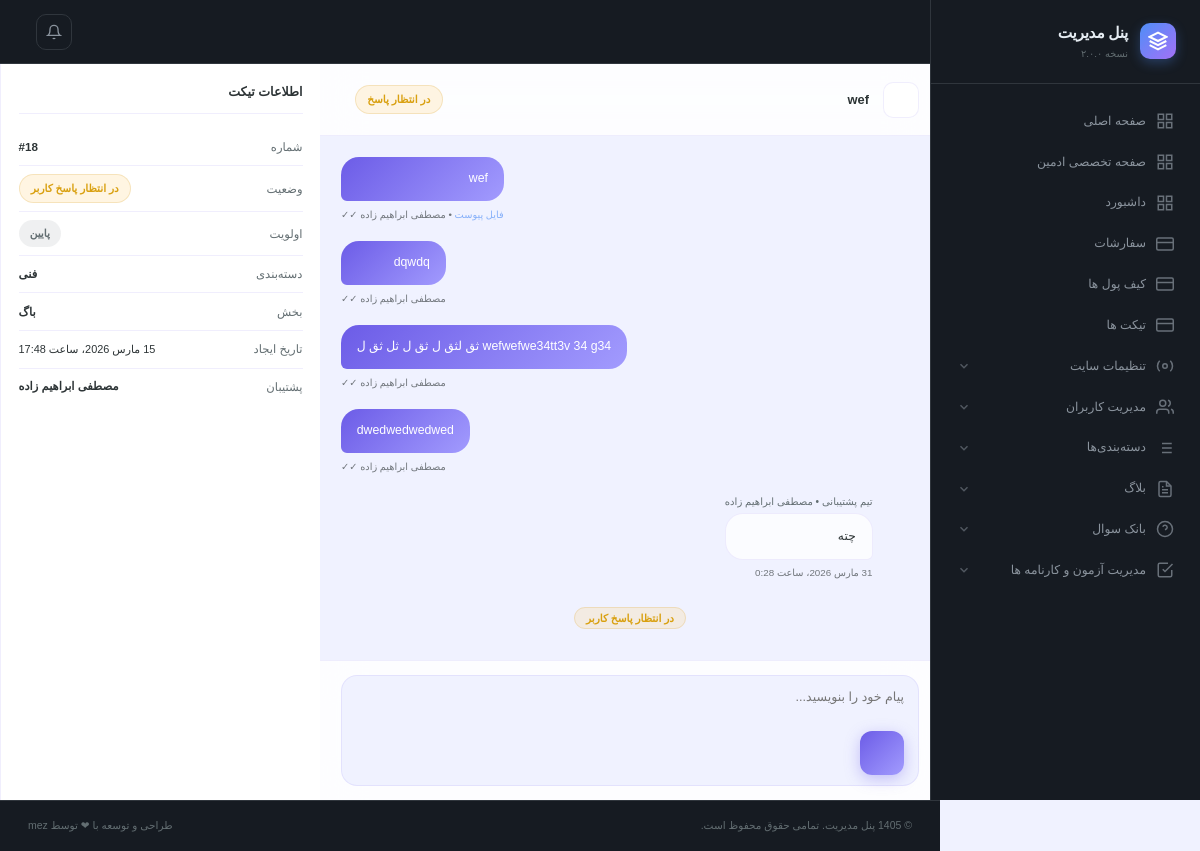
Screenshot of /admin-panel/tickets/18 (signed in) with the database file from the repository.
### sitesetting/models.py (models this page shows, shortened)
class Ticket(models.Model):
    class TicketPriority(models.TextChoices):
        low = 'پایین','پایین'
        mid = 'متوسط','متوسط'
        high = 'بالا','بالا'
        huge = 'فوری','فوری'
    class TicketStatus(models.TextChoices):
        cancelled = 'کنسل شده','کنسل شده'
        fixed = 'حل شده','حل شده'
        awating_admin = 'در انتظار پاسخ ادمین','در انتظار پاسخ ادمین'
        awating_user = 'در انتظار پاسخ کاربر','در انتظار کاربر'
    name = models.CharField(max_length=500, verbose_name='موضوع',  db_index=True)
    user =  models.ForeignKey(User, related_name='tickets', on_delete=models.PROTECT, verbose_name='درخواست دهنده',  db_index=True)
    admin =  models.ForeignKey(User, related_name='tickets_admin', null=True, blank=True, on_delete=models.PROTECT, verbose_name='ادمین',  db_index=True)
    problem =  models.ForeignKey(TicketProblemCategory, related_name='tickets', null=True, on_delete=models.PROTECT, verbose_name='دسته بندی مشکلات تیکت ها',  db_index=True)
    placement =  models.ForeignKey(TicketProblemPlacement, related_name='tickets', null=True, on_delete=models.PROTECT, verbose_name='بخش های مرتبط مشکلات در تیکت',  db_index=True)
    description = models.TextField(verbose_name="توضیحات ")
    file = models.FileField(verbose_name='پیوست', upload_to=photo_path_upload_to, null=True, blank=True)
    priority = models.CharField(verbose_name='اهمیت', choices=TicketPriority, max_length=255)
    status = models.CharField(verbose_name='وضعیت', choices=TicketStatus, max_length=255)
    create_at = models.DateTimeField(verbose_name='زمان ارسال درخواست', auto_now_add=True)
    class Meta:
        ordering = ['-id']
        verbose_name ='تیکت '
        verbose_name_plural ='تیکت  ها'

class TicketChat(models.Model):
    ticket =  models.ForeignKey(Ticket, related_name='chats', on_delete=models.CASCADE, verbose_name='تیکت')
    create_at = models.DateTimeField(verbose_name='زمان ارسال پیام', auto_now_add=True)
    is_read_by_admin = models.BooleanField(verbose_name='خوانده شده توسط ادمین', default=False)
    is_read_by_user = models.BooleanField(verbose_name='خوانده شده توسط کاربر', default=False)
    is_admin_message = models.BooleanField(verbose_name='پیام ادمین', default=False)
    admin_message = CKEditor5Field(verbose_name="پیام", null=True, blank=True)
    user_message = models.TextField(verbose_name="پیام", null=True, blank=True)
    class Meta:
        ordering = ['id']
        verbose_name ='پیام تیکت  '
        verbose_name_plural ='پیام های تیکت'

class TicketProblemCategory(models.Model):
    order = models.PositiveIntegerField(default=1, verbose_name='ترتیب')
    name = models.CharField( max_length=255, verbose_name='نام  ')
    is_active = models.BooleanField(default=True, verbose_name='فعال')
    class Meta:
        ordering = ['-order']
        verbose_name = 'دسته بندی مشکل تیکت'
        verbose_name_plural = 'دسته بندی مشکلات تیکت ها'

class TicketProblemPlacement(models.Model):
    order = models.PositiveIntegerField(default=1, verbose_name='ترتیب')
    name = models.CharField( max_length=255, verbose_name='بخش مرتبط')
    is_active = models.BooleanField(default=True, verbose_name='فعال')
    class Meta:
        ordering = ['-order']
        verbose_name = 'بخش مرتبط مشکلات در تیکت'
        verbose_name_plural = 'بخش های مرتبط مشکلات در تیکت'

### user/models.py (models this page shows, shortened)
class User(AbstractUser):
    class GenderOfUser(models.TextChoices):
        MALE = "M", 'مذکر'
        FELMALE = "F", "مونث"
    class TypeOfUser(models.TextChoices):
        REGULAR = "R", 'دانش اموز'
        SANATORUM = "S", "مصحح"
        ADMIN = "A", "ادمین"
    father_name =  models.CharField(max_length=255, verbose_name='نام پدر', null=True)
    gender = models.CharField(max_length=255, choices=GenderOfUser, verbose_name="جنسیت")
    PhoneNumber = PhoneNumberField(unique=True, verbose_name="شماره",  db_index=True)
    national_id = models.CharField(max_length=255, verbose_name='کد ملی', null=True)
    province =  models.CharField(max_length=255, verbose_name='نام استان', null=True)
    city =  models.CharField(max_length=255, verbose_name='نام شهر', null=True)
    school =  models.CharField(max_length=255, verbose_name='نام مدرسه', null=True)
    grade =  models.ForeignKey(GradeCategories, related_name='users', null=True, on_delete=models.PROTECT, verbose_name='پایه',  db_index=True)
    major =  models.ForeignKey(MajorCategories, related_name='users', null=True, on_delete=models.PROTECT, verbose_name='رشته تحصیلی',  db_index=True)
    birth = models.DateTimeField(verbose_name='تاریخ تولد', null=True)
    private_code =  models.CharField(max_length=1000, verbose_name='کد مخفی کاربر', null=True, blank=True)
    otp = models.CharField(max_length=6, blank=True, null=True, verbose_name="کد otp")
    login_temp = models.PositiveSmallIntegerField(default=0, verbose_name="دفعات ورود")
    otp_expiry_date = models.DateTimeField(null=True, blank=True, verbose_name="تاریخ انقضای ")
    type_of_user = models.CharField(max_length=255, choices=TypeOfUser, verbose_name='نوع کاربر', default=TypeOfUser.REGULAR)
    is_verified = models.BooleanField(default=True, verbose_name='تایید شماره همراه')
    USERNAME_FIELD = "PhoneNumber"
    username = None
    objects = UserManager()
    class Meta:
        verbose_name = 'کاربر'
        verbose_name_plural = 'کاربران'

### admin_panel/views/tickets.py (the view, shortened to what this page needs)
# urls.py: path('tickets/<int:pk>', views.tickets.TicketChat.as_view(), name='ticket-chat'),
class TicketChat(AdminPermissionRequire, View):
    template_name = 'admin-panel/tickets/chat.html'
    def get(self, request , *args, **kwargs):
        item = Ticket.objects.filter(
            pk=kwargs.get('pk'),
            ).prefetch_related('chats')
        if not item.exists() or item.count() != 1:
            raise Http404()
        item = item.last()
        item.chats.filter(is_read_by_admin=False).update(is_read_by_admin = True)
        context={
            'item': item,
            'chats': item.chats.all(),
            'form': TicketChatForm(),
            'priority' : Ticket.TicketPriority,
            'status' : Ticket.TicketStatus,
        }
        return render(request, self.template_name, context)

### admin_panel/forms/tickers.py
class TicketChatForm(forms.Form):
    message = forms.CharField(
        required=True,
        label="پیام ... ",
        widget=forms.Textarea(
            attrs={
                'class':'form-control-custom',
                'placeholder':'پیام خود را بنویسید...',
                'rows':"1"
            }
        )
    )

### admin_panel/mixins.py (called while the page is built)
    def dispatch(self, request, *args, **kwargs):
        response = super().dispatch(request, *args, **kwargs)
        if request.user.is_superuser :
            return response
        else:
            raise Http404()

### template/admin-panel/tickets/chat.html (shortened to what this page needs)
{% extends "admin-panel/base/base.html" %}
{% load jalali_tags %}
{% block main %}
<main class="">
  <div class="chat-layout">
    <div class="chat-main">
      <div class="ticket-header">
        <a href="{% url 'admin-panel:ticket-list' %}" style="width:36px;height:36px;border-radius:10px;background:var(--card-bg);border:1px solid var(--border);display:flex;align-items:center;justify-content:center;color:var(--text-main);text-decoration:none;flex-shrink:0;transition:all 0.2s;" onmouseover="this.style.background='var(--gradient-1)';this.style.color='white'" onmouseout="this.style.background='var(--card-bg)';this.style.color='var(--text-main)'"></a>
        <div class="flex-grow-1 min-width-0">
          <div style="font-weight:700;font-size:0.92rem;white-space:nowrap;overflow:hidden;text-overflow:ellipsis;">{{ item.name }}</div>
        </div>
        <span class="badge-status badge-warning" style="flex-shrink:0;">در انتظار پاسخ</span>
      </div>
      <div class="messages-area" id="messagesArea">
        <div class="message user">
          <div>
            <div class="msg-bubble user" style="font-size:0.88rem;">
              {{ item.description }}
            </div>
            <div class="msg-meta" style="text-align:left;">{% if item.file %}<a target="_blank" href="{{ item.file.url }}">فایل پیوست</a>{% endif %} • {{item.user.get_full_name}} ✓✓</div>
          </div>
        </div>
        {% for chat in chats %}
          {% if chat.is_admin_message %}
            <div class="message">
              <div class="msg-avatar" style="background:var(--gradient-2);color:white;"></div>
              <div>
                <div style="font-size:0.72rem;color:var(--text-muted);margin-bottom:0.25rem;">تیم پشتیبانی •  {{item.admin.get_full_name|default:"ادمین سایت"}}</div>
                <div class="msg-bubble support" style="font-size:0.88rem;">
                  {{chat.admin_message|safe}}
                </div>
                <div class="msg-meta">
                  {{chat.create_at|to_jalali:'%H:%M - %Y/%m/%d'}}
                </div>
              </div>
            </div>
          {% else %}
            <div class="message user">
              <div>
                <div class="msg-bubble user" style="font-size:0.88rem; ">
                  {{ chat.user_message }}
                </div>
                <div class="msg-meta" style="text-align:left;">{{item.user.get_full_name}} {% if chat.is_read_by_admin %}✓{% endif %}✓</div>
              </div>
            </div>
          {% endif %}
        {% endfor %}
        <div style="text-align:center;margin:0.5rem 0;">
  <span class="badge-status badge-{% if item.status == status.awating_admin or item.status == status.awating_user %}warning{% elif item.status == status.fixed %}success{% else %}secondary{% endif %} ">{{ item.status }}</span>        </div>
      </div>
      {% if item.status != status.fixed and item.status != status.cancelled %}
      <form action="?next={% url 'admin-panel:ticket-chat' item.id %}" method="post">
      <div class="input-area">
        <div class="msg-input-box">
            {{ form.message }}
          <button class="send-btn" type="submit" title="ارسال">  </button>
        </div>
       </div>
      </form>
      {% endif %}
    </div>
    <div class="chat-sidebar">
      <div class="info-panel">
        <div style="font-weight:700;font-size:0.9rem;margin-bottom:1rem;padding-bottom:0.75rem;border-bottom:1px solid var(--border);">اطلاعات تیکت</div>
        <div class="info-row"><span style="color:var(--text-muted);">شماره</span><span style="font-weight:700;">#{{item.id}}</span></div>
        <div class="info-row"><span style="color:var(--text-muted);">وضعیت</span>        <span class="badge-status badge-{% if item.status == status.awating_admin or item.status == status.awating_user %}warning{% elif item.status == status.fixed %}success{% else %}secondary{% endif %} ">{{ item.status }}</span>
  </div>
        <div class="info-row"><span style="color:var(--text-muted);">اولویت</span>        <span class="badge-status badge-{% if item.priority == priority.huge or item.priority == priority.high %}danger{% elif item.priority == priority.mid %}warning{% else %}secondary{% endif %} ">{{ item.priority }}</span>
</div>
        <div class="info-row"><span style="color:var(--text-muted);">دسته‌بندی</span><span style="font-weight:600;">{{ item.problem.name }}</span></div>
        <div class="info-row"><span style="color:var(--text-muted);">بخش</span><span style="font-weight:600;">{{ item.placement.name }}</span></div>
        <div class="info-row"><span style="color:var(--text-muted);">تاریخ ایجاد</span><span style="font-size:0.78rem;">{{item.create_at|to_jalali:'%H:%M - %Y/%m/%d'}}</span></div>
        <div class="info-row"><span style="color:var(--text-muted);">پشتیبان</span><span style="font-size:0.82rem;font-weight:600;">{{ item.admin.get_full_name|default:'ادمین ' }}</span></div>
      </div>
    </div>
  </div>
</main>
{% endblock   %}

### static/css/admin-panel/main.css (style rules this page uses)
:root { --bg-primary: #0d1117; --bg-secondary: #161b22; --bg-tertiary: #1c2333; --bg-card: #1a2035; --bg-hover: #21293d; --bg-input: #0d1117; --border-color: #30363d; --border-light: #21293d; --accent-primary: #4f8ef7; --accent-hover: #3d7cf5; --accent-glow: rgba(79, 142, 247, 0.15); --accent-success: #2ea043; --accent-warning: #d29922; --accent-danger: #f85149; --accent-info: #58a6ff; --accent-purple: #a371f7; --text-primary: #e6edf3; --text-secondary: #8b949e; --text-muted: #6e7681; --text-accent: #4f8ef7; --sidebar-width: 270px; --navbar-height: 64px; --radius-sm: 6px; --radius-md: 10px; --radius-lg: 16px; --radius-xl: 24px; --shadow-sm: 0 1px 3px rgba(0,0,0,0.4); --shadow-md: 0 4px 16px rgba(0,0,0,0.5); --shadow-lg: 0 8px 32px rgba(0,0,0,0.6); --shadow-glow: 0 0 20px rgba(79, 142, 247, 0.2); --transition: 0.2s ease; --transition-slow: 0.35s cubic-bezier(0.4,0,0.2,1); }
*, *::before, *::after { box-sizing: border-box; margin: 0; padding: 0; }
html { direction: rtl; font-size: 14px; }
body { font-family: 'Vazirmatn', sans-serif; background-color: var(--bg-primary); color: var(--text-primary); overflow-x: hidden; min-height: 100vh; font-weight: 400; line-height: 1.7; }
a { color: var(--accent-primary); text-decoration: none; transition: color var(--transition); }
.badge-warning { background: rgba(210,153,34,0.15); color: var(--accent-warning); border: 1px solid rgba(210,153,34,0.2); }

### rows the page displays
Ticket: name "wef", description "wef", user.get_full_name "مصطفی ابراهیم زاده", admin.get_full_name "مصطفی ابراهیم زاده", status "در انتظار پاسخ کاربر", id "18", priority "پایین", problem.name "فنی", placement.name "باگ", create_at|to_jalali "15 مارس 2026، ساعت 17:48"
TicketChat: user_message "dqwdq"
TicketChat: user_message "wefwefwe34tt3v 34 g34 ثق لثق ل ثق ل ثل ثق ل"
TicketChat: user_message "dwedwedwedwed"
TicketChat: admin_message "چته", create_at|to_jalali "31 مارس 2026، ساعت 0:28"
